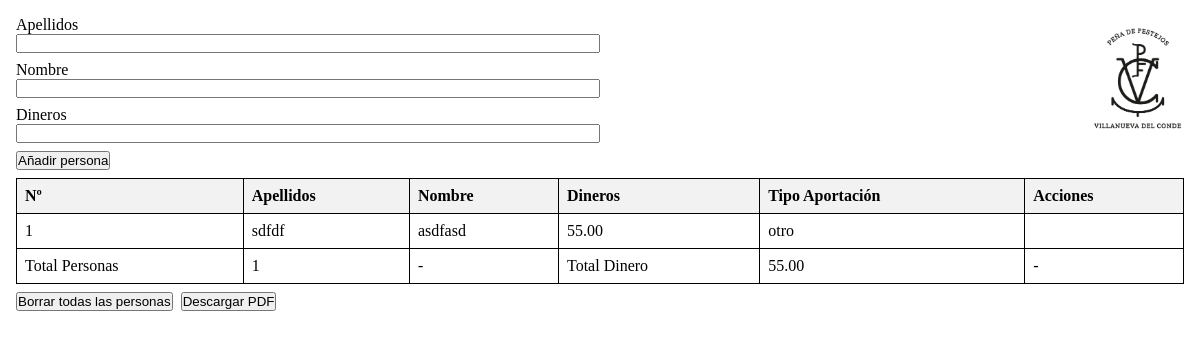
The app's page /home, older data.
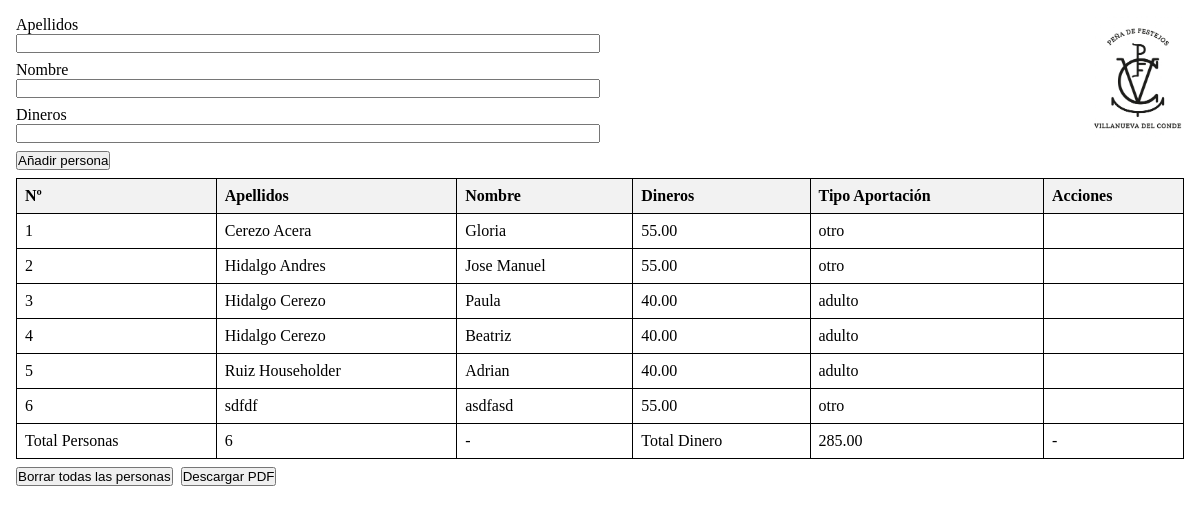
The same page, newer data.
### mi_app/models.py (models this page shows)
class Persona(models.Model):
    nombre = models.CharField(max_length=100, default="")
    apellidos = models.CharField(max_length=150, default="")
    numero_socio = models.IntegerField(default=0)
    dinero = models.DecimalField(max_digits=10, decimal_places=2, default=0)
    tipo_aportacion = models.CharField(max_length=20, choices=TIPO_DE_APORTACION, default='adulto')

### mi_app/views.py (the view)
# urls.py: 2. Add a URL to urlpatterns:  path('', views.home, name='home')
def home(request):
    controlador = Controlador()
    return controlador.home(request)

### controlador.py (called while the page is built)
    def home(self, request):
        personas_agregadas = self.obtener_personas()
        total_dinero = self.calcular_total_dinero()
        context = {}
        context.update({'personas': personas_agregadas})
        context.update({'total_dinero': total_dinero})
        print('Hola Adri <3')
        return render(request, 'home.html', context)

    def calcular_total_dinero(self):
        personas = Persona.objects.filter()
        total_dinero = personas.filter(tipo_aportacion='joven').count() * 15 + personas.filter(tipo_aportacion='jubilado').count() * 25 + personas.filter(tipo_aportacion='adulto').count() * 40
        otras_personas = personas.filter(tipo_aportacion='otro')
        for otra in otras_personas:
            total_dinero += otra.dinero
        return total_dinero

    def obtener_personas(self):
        return Persona.objects.filter().order_by('apellidos', 'tipo_aportacion')

### mi_app/templates/home.html (shortened to what this page needs)
{% load static %}
<html>
    <head>
    </head>
    <body>
        <div class="app">
            <div class="d-flex">
                <form class="formulario-usuario" id="form_persona_nueva">
                    <div class="d-flex flex-column">
                        <label>Apellidos</label>
                        <input id="apellidos" type="text">
                    </div>
                    <div class="d-flex flex-column">
                        <label>Nombre</label>
                        <input id="nombre" type="text">
                    </div>
                    <div class="d-flex flex-column">
                        <label>Dineros</label>
                        <input id="dineros" type="number">
                    </div>
                </form>
                <div class="imagen-container">
                    <img class="imagen" src="{% static 'logo_pena.jpeg' %}" alt="Imagen">
                </div>
            </div>
            <div >
                <button onclick="submit_form()">Añadir persona</button>
            </div>
            <div class="tabla-usuarios">
                <table>
                    <thead>
                        <tr>
                            <th>Nº</th>
                            <th>Apellidos</th>
                            <th>Nombre</th>
                            <th>Dineros</th>
                            <th>Tipo Aportación</th>
                            <th>Acciones</th>
                        </tr>
                    </thead>
                    <tbody>
                        {% for persona in personas %}
                            <tr>
                                <td>{{forloop.counter}}</td>
                                <td>{{persona.apellidos}}</td>
                                <td>{{persona.nombre}}</td>
                                <td>{{persona.dinero}}</td>
                                <td>{{persona.tipo_aportacion}}</td>
                                <td><i class="ph ph-trash" onclick="borrarPersona('{{persona.id}}')"></i></td>
                            </tr>
                        {% endfor %}
                        <tr>
                            <td>Total Personas</td>
                            <td>{{personas.count}}</td>
                            <td>-</td>
                            <td>Total Dinero</td>
                            <td>{{total_dinero}}</td>
                            <td>-</td>
                        </tr>
                    </tbody>
                </table>
            </div>
            <div class="botones">
                <div >
                    <button onclick="borrarTodo()">Borrar todas las personas</button>
                </div>
                <div >
                    <button onclick="crearPDF()">Descargar PDF</button>
                </div>
            </div>
        </div>
    </body>
</html>
<link rel="stylesheet" type="text/css" href="{% static 'home.css' %}">

### mi_app/static/home.css (style rules this page uses)
.formulario-usuario { display: flex; flex-direction: column; flex: 1; gap: 8px; }
.imagen-container { flex: 1; display: flex; justify-content: flex-end; }
.imagen { max-width: 50%; max-height: 125px; }
.app { height: 100vh; width: 100vw; display: flex; flex-direction: column; gap: 8px; padding: 16px; box-sizing: border-box; }
.botones { display: flex; flex-direction: row; gap: 8px; box-sizing: border-box; }
* { margin: 0; padding: 0; }
.d-flex { display: flex; }
.flex-column { flex-direction: column; }
table { border-collapse: collapse; width: 100%; }
th, td { border: 1px solid black; padding: 8px; text-align: left; }
th { background-color: #f2f2f2; }

Row changes from the older to the newer data that the page shows:
added Persona: apellidos "Cerezo Acera", nombre "Gloria", dinero "55.00", tipo_aportacion "otro"
added Persona: apellidos "Hidalgo Andres", nombre "Jose Manuel", dinero "55.00", tipo_aportacion "otro"
added Persona: apellidos "Hidalgo Cerezo", nombre "Paula", dinero "40.00", tipo_aportacion "adulto"
added Persona: apellidos "Hidalgo Cerezo", nombre "Beatriz", dinero "40.00", tipo_aportacion "adulto"
added Persona: apellidos "Ruiz Householder", nombre "Adrian", dinero "40.00", tipo_aportacion "adulto"
Text that changed along with them:
{{ personas.count }}: "1" → "6"
{{ total_dinero }}: "55.00" → "285.00"
